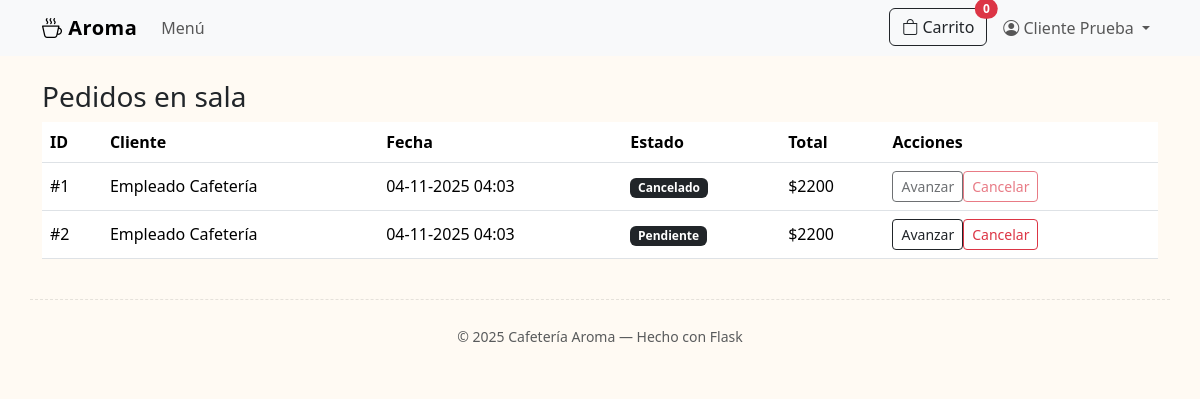
The app's page /empleado/pedidos (signed in) with its own data.
### models.py (models this page shows, shortened)
class User(UserMixin, db.Model):
    id = db.Column(db.Integer, primary_key=True)
    name = db.Column(db.String(120), nullable=False)
    email = db.Column(db.String(120), unique=True, nullable=False)
    password_hash = db.Column(db.String(255), nullable=False)
    role = db.Column(db.String(20), default=Role.CUSTOMER, nullable=False)
    created_at = db.Column(db.DateTime, default=datetime.utcnow)
    orders = db.relationship("Order", back_populates="user", lazy=True)
    def is_admin(self):
        return self.role == Role.ADMIN
    def is_employee(self):
        return self.role == Role.EMPLOYEE

class Order(db.Model):
    id = db.Column(db.Integer, primary_key=True)
    status = db.Column(db.String(30), default="pendiente")  # pendiente -> preparando -> listo -> entregado -> cancelado
    payment_method = db.Column(db.String(30), default="efectivo")  # efectivo/tarjeta
    total = db.Column(db.Float, default=0.0)
    created_at = db.Column(db.DateTime, default=datetime.utcnow)
    user_id = db.Column(db.Integer, db.ForeignKey("user.id"), nullable=True)
    user = db.relationship("User", back_populates="orders")
    items = db.relationship("OrderItem", back_populates="order", cascade="all, delete-orphan", lazy=True)

### app.py (the view)
    @app.get("/empleado/pedidos")
    @login_required
    def employee_orders():
        orders = Order.query.order_by(Order.created_at.asc()).all()
        return render_template("employee/orders.html", orders=orders)

### templates/employee/orders.html (shortened to what this page needs)
{% extends "base.html" %}
{% block content %}
  <h3>Pedidos en sala</h3>
  <div class="table-responsive">
    <table class="table align-middle">
      <thead>
        <tr>
          <th>ID</th>
          <th>Cliente</th>
          <th>Fecha</th>
          <th>Estado</th>
          <th>Total</th>
          <th>Acciones</th>
        </tr>
      </thead>
      <tbody>
        {% for o in orders %}
        <tr>
          <td>#{{ o.id }}</td>
          <td>{{ o.user.name if o.user else '—' }}</td>
          <td>{{ o.created_at.strftime('%d-%m-%Y %H:%M') }}</td>
          <td>
            <span class="badge text-bg-dark">{{ o.status|capitalize }}</span>
          </td>
          <td>${{ '%.0f'|format(o.total) }}</td>
          <td>
            <div class="btn-group">
              <form method="post" action="{{ url_for('employee_advance', order_id=o.id) }}" style="display:inline;">
                <button class="btn btn-sm btn-outline-dark"
                        {% if o.status in ['entregado','cancelado'] %}disabled{% endif %}>
                  Avanzar
                </button>
              </form>
              <form method="post" action="{{ url_for('employee_cancel', order_id=o.id) }}"
                    onsubmit="return confirm('¿Cancelar pedido?')" style="display:inline;">
                <button class="btn btn-sm btn-outline-danger"
                        {% if o.status in ['entregado','cancelado'] %}disabled{% endif %}>
                  Cancelar
                </button>
              </form>
            </div>
          </td>
        </tr>
        {% endfor %}
      </tbody>
    </table>
  </div>
{% endblock %}

### templates/base.html (shortened to what this page needs)
{% set cart_count = session.get('cart', {})|map('int')|list|length and session.get('cart', {})|dictsort(false) %}
<!doctype html>
<html lang="es">
  <head>
    <link href="https://cdn.jsdelivr.net/npm/bootstrap@5.3.2/dist/css/bootstrap.min.css" rel="stylesheet">
    <link href="https://cdn.jsdelivr.net/npm/bootstrap-icons@1.11.3/font/bootstrap-icons.css" rel="stylesheet">
    <link href="{{ url_for('static', filename='css/styles.css') }}" rel="stylesheet">
  </head>
  <body>
    <nav class="navbar navbar-expand-lg bg-body-tertiary sticky-top">
      <div class="container">
        <a class="navbar-brand" href="{{ url_for('index') }}"><i class="bi bi-cup-hot"></i> Aroma</a>
        <div class="collapse navbar-collapse" id="nav">
          <ul class="navbar-nav me-auto mb-2 mb-lg-0">
            <li class="nav-item"><a class="nav-link" href="{{ url_for('menu') }}">Menú</a></li>
          </ul>
          <ul class="navbar-nav ms-auto">
            <li class="nav-item me-2">
              <a class="btn btn-outline-dark position-relative" href="{{ url_for('cart') }}">
                <i class="bi bi-bag"></i> Carrito
                <span id="cart-count" class="position-absolute top-0 start-100 translate-middle badge rounded-pill bg-danger">
                  {{ (session.get('cart') or {}).values()|sum if session.get('cart') else 0 }}
                </span>
              </a>
            </li>
            {% if current_user.is_authenticated %}
            <li class="nav-item dropdown">
              <a class="nav-link dropdown-toggle" role="button" data-bs-toggle="dropdown">
                <i class="bi bi-person-circle"></i> {{ current_user.name }}
              </a>
            </li>
            {% else %}
              <li class="nav-item"><a class="btn btn-dark" href="{{ url_for('login') }}">Ingresar</a></li>
            {% endif %}
          </ul>
        </div>
      </div>
    </nav>
    <main class="container my-4">
      {% block content %}{% endblock %}
    </main>
    <footer class="container py-4 text-center text-muted">
      <small>© {{ 2025 }} Cafetería Aroma — Hecho con Flask</small>
    </footer>
  </body>
</html>

### static/css/styles.css (style rules this page uses)
body { background: #fffaf3; }
.navbar-brand { font-weight: 800; letter-spacing: .5px; }
footer { border-top: 1px dashed rgba(0,0,0,.1); }

### records on screen
User: name "Cliente Prueba"
Order: id "1", user "Empleado Cafetería", created_at "04-11-2025 04:03", status "Cancelado", total "2200"
Order: id "2", user "Empleado Cafetería", created_at "04-11-2025 04:03", status "Pendiente", total "2200"

### other values on screen
{{ (session.get('cart') or {}).values()|sum if session.get('cart') else 0 }} "0"
{{ 2025 }} "2025"
